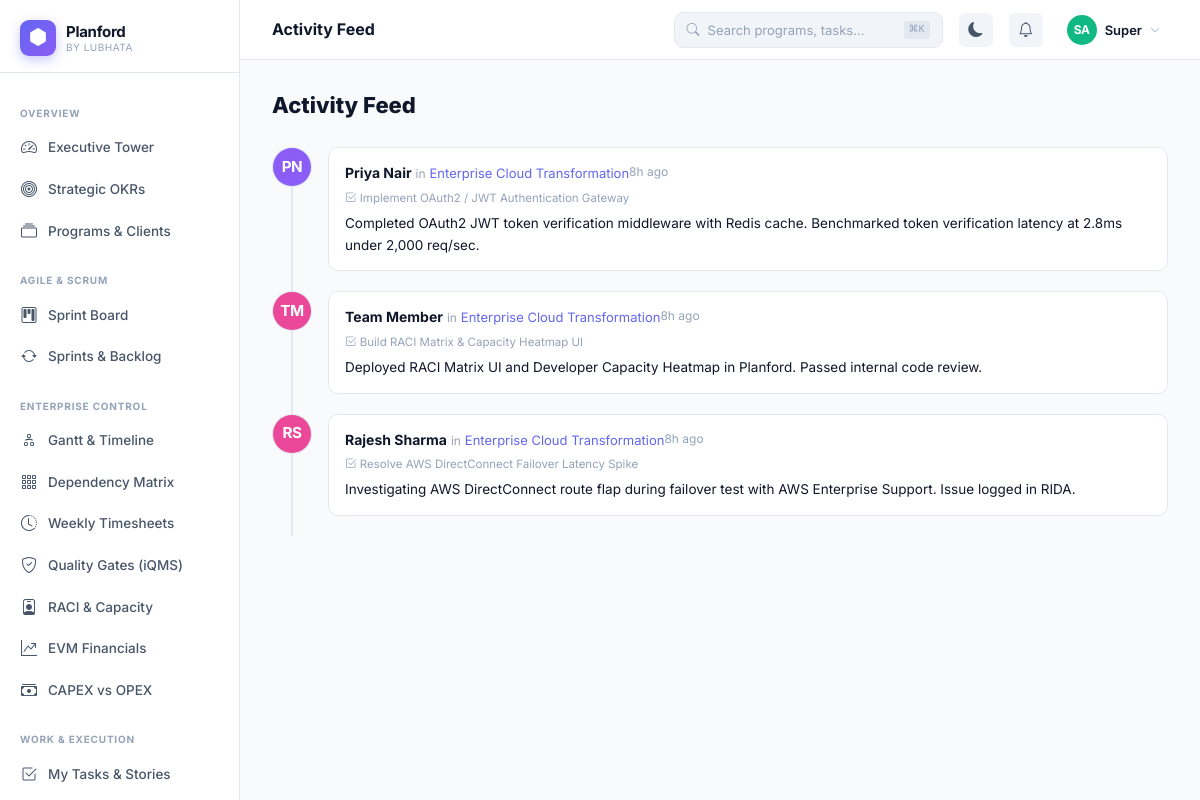
The page /updates (signed in) on the database its author committed.
### tables this page shows
CREATE TABLE `updates` (
  `id` int unsigned NOT NULL AUTO_INCREMENT,
  `program_id` int unsigned NOT NULL,
  `task_id` int unsigned DEFAULT NULL,
  `user_id` int unsigned NOT NULL,
  `body` text NOT NULL,
  `progress` tinyint unsigned DEFAULT NULL,
  `status_from` varchar(30) DEFAULT NULL,
  `status_to` varchar(30) DEFAULT NULL,
  `is_pinned` tinyint(1) DEFAULT '0',
  `created_at` datetime NOT NULL DEFAULT CURRENT_TIMESTAMP,
  PRIMARY KEY (`id`),
  KEY `program_id` (`program_id`),
  KEY `task_id` (`task_id`)
);

CREATE TABLE `users` (
  `id` int unsigned NOT NULL AUTO_INCREMENT,
  `org_id` int unsigned NOT NULL,
  `name` varchar(120) NOT NULL,
  `email` varchar(150) NOT NULL,
  `password` varchar(255) NOT NULL,
  `role` enum('super_admin','org_admin','pm','member','stakeholder','viewer') NOT NULL DEFAULT 'member',
  `avatar` varchar(300) DEFAULT NULL,
  `title` varchar(100) DEFAULT NULL,
  `department` varchar(100) DEFAULT NULL,
  `is_active` tinyint(1) NOT NULL DEFAULT '1',
  `last_login` datetime DEFAULT NULL,
  `timezone` varchar(60) DEFAULT 'Asia/Kolkata',
  `settings` json DEFAULT NULL,
  `created_at` datetime NOT NULL DEFAULT CURRENT_TIMESTAMP,
  PRIMARY KEY (`id`),
  UNIQUE KEY `email_org` (`email`,`org_id`),
  KEY `org_id` (`org_id`)
);

CREATE TABLE `programs` (
  `id` int unsigned NOT NULL AUTO_INCREMENT,
  `org_id` int unsigned NOT NULL,
  `code` varchar(30) NOT NULL,
  `name` varchar(200) NOT NULL,
  `description` text,
  `methodology` enum('scrum','kanban','waterfall','hybrid') NOT NULL DEFAULT 'scrum',
  `rag_status` enum('green','amber','red') NOT NULL DEFAULT 'green',
  `status` enum('planning','active','on_hold','completed','cancelled') NOT NULL DEFAULT 'planning',
  `priority` enum('critical','high','medium','low') NOT NULL DEFAULT 'medium',
  `start_date` date DEFAULT NULL,
  `end_date` date DEFAULT NULL,
  `budget` decimal(15,2) DEFAULT NULL,
  `currency` varchar(5) DEFAULT 'INR',
  `owner_id` int unsigned DEFAULT NULL,
  `client_name` varchar(150) DEFAULT NULL,
  `client_logo` varchar(300) DEFAULT NULL,
  `cover_color` varchar(20) DEFAULT '#6366f1',
  `is_public` tinyint(1) DEFAULT '0',
  `stakeholder_token` varchar(64) DEFAULT NULL,
  `settings` json DEFAULT NULL,
  `created_by` int unsigned DEFAULT NULL,
  `created_at` datetime NOT NULL DEFAULT CURRENT_TIMESTAMP,
  `updated_at` datetime NOT NULL DEFAULT CURRENT_TIMESTAMP ON UPDATE CURRENT_TIMESTAMP,
  PRIMARY KEY (`id`),
  UNIQUE KEY `stakeholder_token` (`stakeholder_token`),
  KEY `org_id` (`org_id`),
  KEY `owner_id` (`owner_id`),
  KEY `status` (`status`)
);

CREATE TABLE `tasks` (
  `id` int unsigned NOT NULL AUTO_INCREMENT,
  `program_id` int unsigned NOT NULL,
  `track_id` int unsigned DEFAULT NULL,
  `phase_id` int unsigned DEFAULT NULL,
  `epic_id` int unsigned DEFAULT NULL,
  `sprint_id` int unsigned DEFAULT NULL,
  `parent_id` int unsigned DEFAULT NULL,
  `type` enum('epic','story','task','bug','spike') NOT NULL DEFAULT 'story',
  `code` varchar(30) DEFAULT NULL,
  `title` varchar(300) NOT NULL,
  `description` text,
  `acceptance_criteria` text,
  `definition_of_done` tinyint(1) DEFAULT '0',
  `story_points` tinyint unsigned DEFAULT '3',
  `status` enum('not_started','in_progress','review','completed','blocked','cancelled') NOT NULL DEFAULT 'not_started',
  `priority` enum('critical','high','medium','low') NOT NULL DEFAULT 'medium',
  `progress` tinyint unsigned DEFAULT '0',
  `assigned_to` int unsigned DEFAULT NULL,
  `created_by` int unsigned DEFAULT NULL,
  `start_date` date DEFAULT NULL,
  `due_date` date DEFAULT NULL,
  `completed_at` datetime DEFAULT NULL,
  `effort_est` decimal(6,1) DEFAULT NULL COMMENT 'hours',
  `effort_act` decimal(6,1) DEFAULT NULL COMMENT 'hours',
  `tags` json DEFAULT NULL,
  `order_index` int DEFAULT '0',
  `created_at` datetime NOT NULL DEFAULT CURRENT_TIMESTAMP,
  `updated_at` datetime NOT NULL DEFAULT CURRENT_TIMESTAMP ON UPDATE CURRENT_TIMESTAMP,
  PRIMARY KEY (`id`),
  KEY `program_id` (`program_id`),
  KEY `track_id` (`track_id`),
  KEY `phase_id` (`phase_id`),
  KEY `assigned_to` (`assigned_to`),
  KEY `status` (`status`),
  KEY `due_date` (`due_date`),
  KEY `sprint_id` (`sprint_id`),
  KEY `epic_id` (`epic_id`)
);

### src/Models/DB.php (called while the page is built, shortened)
<?php
class DB {
    private static ?DB $instance = null;
    private mysqli $conn;
    private function __construct() {
        $this->conn = new mysqli(DB_HOST, DB_USER, DB_PASS, DB_NAME, DB_PORT);
        $this->conn->set_charset('utf8mb4');
        $this->conn->query("SET time_zone = '+05:30'");
    }
    public static function get(): self {
        if (!self::$instance) self::$instance = new self();
        return self::$instance;
    }
    private function types(array $params): string {
        return implode('', array_map(fn($v) =>
            is_int($v) ? 'i' : (is_float($v) ? 'd' : 's'), $params));
    }
    public function query(string $sql, array $params = []): mysqli_result|bool {
        $stmt = $this->conn->prepare($sql);
        $stmt->bind_param($this->types($params), ...$params);
        $stmt->execute();
        $result = $stmt->get_result();
        return $result !== false ? $result : true;
    }
    public function fetchAll(string $sql, array $params = []): array {
        $r = $this->query($sql, $params);
        return $r->fetch_all(MYSQLI_ASSOC);
    }
}
function db(): DB { return DB::get(); }

### views/updates/index.php (the view, shortened to what this page needs)
<?php
requireAuth(); $db=db(); $orgId=authOrgId(); $page=max(1,(int)($_GET['page']??1));
$updates=$db->fetchAll("SELECT u.*,us.name as user_name,p.name as program_name,p.cover_color,t.title as task_title FROM updates u JOIN users us ON u.user_id=us.id JOIN programs p ON u.program_id=p.id LEFT JOIN tasks t ON u.task_id=t.id WHERE p.org_id=? ORDER BY u.created_at DESC LIMIT ".PER_PAGE." OFFSET ".(($page-1)*PER_PAGE),[$orgId]);
?>
<h1 style="font-size:22px;font-weight:800;margin-bottom:24px">Activity Feed</h1>
<?php if(empty($updates)): ?><div class="pf-card"><div class="pf-empty"><div class="pf-empty-icon"><i class="bi bi-activity"></i></div><div class="pf-empty-title">No activity yet</div></div></div>
<?php else: ?>
<div class="pf-feed">
  <?php foreach($updates as $u): ?>
  <div class="pf-feed-item">
    <div class="pf-feed-dot"><?= avatar($u['user_name'],colorForString($u['user_name']),'38px') ?></div>
    <div class="pf-feed-content">
      <div class="d-flex align-items-center justify-content-between mb-1">
        <div><strong><?= e($u['user_name']) ?></strong> <span style="font-size:12px;color:var(--pf-text-3)">in</span> <a href="<?= url('programs/view?id='.$u['program_id'].'&tab=updates') ?>" style="color:var(--pf-indigo);font-size:13px"><?= e($u['program_name']) ?></a></div>
        <span style="font-size:12px;color:var(--pf-text-3)"><?= timeAgo($u['created_at']) ?></span>
      </div>
      <?php if($u['task_title']): ?><div style="font-size:11.5px;color:var(--pf-text-3);margin-bottom:6px"><i class="bi bi-check2-square"></i> <?= e($u['task_title']) ?></div><?php endif; ?>
      <div style="font-size:13.5px;line-height:1.6"><?= nl2br(e($u['body'])) ?></div>
    </div>
  </div>
  <?php endforeach; ?>
</div>
<?php endif; ?>
<?php $content=ob_get_clean(); require VIEW_PATH.'layouts/app.php';

### src/Helpers/helpers.php (shortened to what this page needs)
<?php
function authOrgId(): int {
    return (int)($_SESSION['pf_user']['org_id'] ?? 0);
}
function url(string $path = ''): string {
    return rtrim(APP_URL, '/') . '/' . ltrim($path, '/');
}
function e(mixed $v): string {
    return htmlspecialchars((string)$v, ENT_QUOTES | ENT_HTML5, 'UTF-8');
}
function avatar(string $name, string $color = '', string $size = '36px'): string {
    $initials = implode('', array_map(fn($w) => strtoupper($w[0]), array_slice(explode(' ', trim($name)), 0, 2)));
    if (!$color) {
        $colors = ['#6366f1','#8b5cf6','#ec4899','#06b6d4','#10b981','#f59e0b','#ef4444','#3b82f6'];
        $color  = $colors[crc32($name) % count($colors)];
    }
    return "<div class='pf-avatar' style='width:$size;height:$size;background:$color;font-size:calc($size * 0.4)'>{$initials}</div>";
}
function timeAgo(string $datetime): string {
    $diff = time() - strtotime($datetime);
    if ($diff < 86400)  return floor($diff / 3600) . 'h ago';
    return date('d M Y', strtotime($datetime));
}
function colorForString(string $s): string {
    $colors = ['#6366f1','#8b5cf6','#ec4899','#06b6d4','#10b981','#f59e0b','#ef4444','#3b82f6','#14b8a6','#f97316'];
    return $colors[abs(crc32($s)) % count($colors)];
}

### index.php (shortened to what this page needs)
<?php
require_once __DIR__ . '/src/Models/DB.php';
require_once __DIR__ . '/src/Helpers/helpers.php';
$uri    = parse_url($_SERVER['REQUEST_URI'], PHP_URL_PATH);
$base   = parse_url(APP_URL, PHP_URL_PATH);
$path   = '/' . trim(substr($uri, strlen($base)), '/');
foreach ($routes as $route => [$view, $roles]) {
    if ($path === $route || $path === $route . '/') {
        require VIEW_PATH . str_replace('/', DIRECTORY_SEPARATOR, $view) . '.php';
        break;
    }
}

### assets/css/planford.css (style rules this page uses)
:root { --pf-indigo: #6366f1; --pf-violet: #8b5cf6; --pf-pink: #ec4899; --pf-cyan: #06b6d4; --pf-green: #22c55e; --pf-amber: #f59e0b; --pf-red: #ef4444; --pf-blue: #3b82f6; --pf-teal: #14b8a6; --pf-orange: #f97316; --pf-bg: #f8fafc; --pf-surface: #ffffff; --pf-surface2: #f1f5f9; --pf-border: #e2e8f0; --pf-text: #0f172a; --pf-text-2: #475569; --pf-text-3: #94a3b8; --pf-sidebar-w: 240px; --pf-header-h: 60px; --pf-radius: 10px; --pf-radius-sm: 6px; --pf-radius-lg: 16px; --pf-shadow: 0 1px 3px rgba(0,0,0,.08), 0 1px 2px rgba(0,0,0,.04); --pf-shadow-md: 0 4px 12px rgba(0,0,0,.1); --pf-shadow-lg: 0 12px 32px rgba(0,0,0,.12); --pf-transition: all .2s cubic-bezier(.4,0,.2,1); --pf-font: 'Inter', -apple-system, BlinkMacSystemFont, 'Segoe UI', sans-serif; }
*, *::before, *::after { box-sizing: border-box; margin: 0; padding: 0; }
html { font-size: 14px; scroll-behavior: smooth; }
body { font-family: var(--pf-font); background: var(--pf-bg); color: var(--pf-text); line-height: 1.6; -webkit-font-smoothing: antialiased; min-height: 100vh; }
a { color: var(--pf-indigo); text-decoration: none; transition: var(--pf-transition); }
.pf-avatar { border-radius: 50%; display: flex; align-items: center; justify-content: center; color: #fff; font-weight: 700; flex-shrink: 0; font-size: 13px; letter-spacing: -.5px; }
.pf-feed { position: relative; }
.pf-feed::before { content: ''; position: absolute; left: 19px; top: 0; bottom: 0; width: 2px; background: var(--pf-border); }
.pf-feed-item { display: flex; gap: 16px; padding: 0 0 20px; position: relative; }
.pf-feed-dot { width: 40px; height: 40px; border-radius: 50%; background: var(--pf-surface); border: 2px solid var(--pf-border); display: flex; align-items: center; justify-content: center; flex-shrink: 0; font-size: 16px; position: relative; z-index: 1; }
.pf-feed-content { flex: 1; background: var(--pf-surface); border: 1px solid var(--pf-border); border-radius: var(--pf-radius); padding: 14px 16px; }
.d-flex { display: flex; }
.mb-1 { margin-bottom: 4px; }

### rows shown on the page
updates: user.name "PN", user.name "Priya Nair", program.name "Enterprise Cloud Transformation", created_at "8h ago", task.title "Implement OAuth2 / JWT Authentication Gateway", body "Completed OAuth2 JWT token verification middleware with Redis cache. Benchmarked token verification latency at 2.8ms under 2,000 req/sec."
updates: user.name "TM", user.name "Team Member", program.name "Enterprise Cloud Transformation", created_at "8h ago", task.title "Build RACI Matrix & Capacity Heatmap UI", body "Deployed RACI Matrix UI and Developer Capacity Heatmap in Planford. Passed internal code review."
updates: user.name "RS", user.name "Rajesh Sharma", program.name "Enterprise Cloud Transformation", created_at "8h ago", task.title "Resolve AWS DirectConnect Failover Latency Spike", body "Investigating AWS DirectConnect route flap during failover test with AWS Enterprise Support. Issue logged in RIDA."
